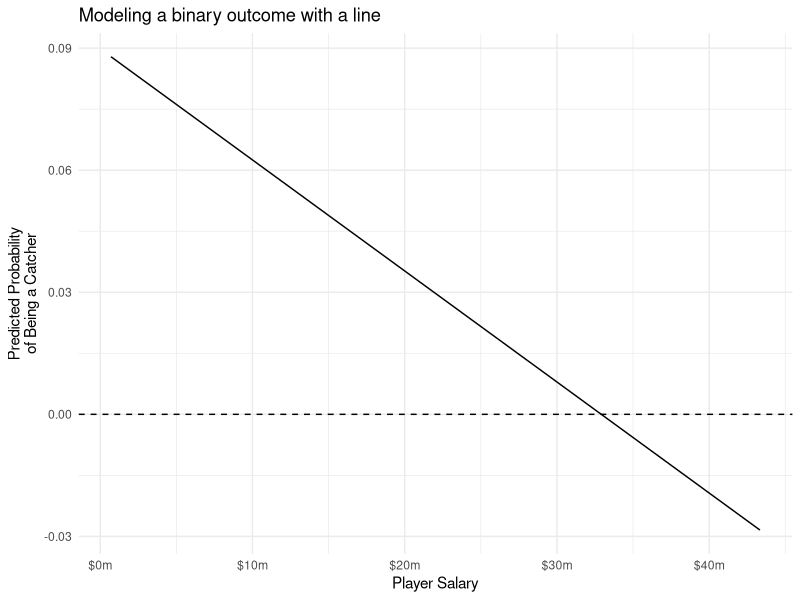
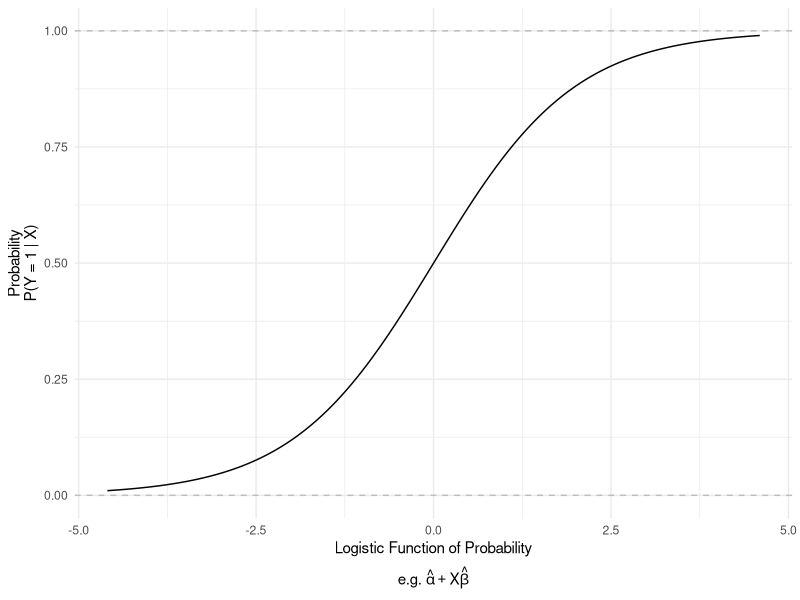
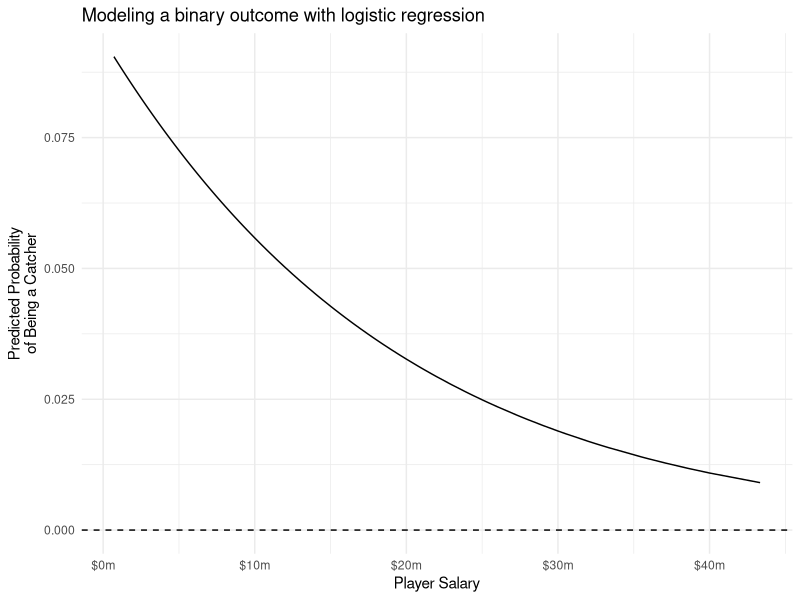

Recreate these plots in R, in order.
## ---- chunk 1
library(tidyverse)
library(scales)
## ---- chunk 2
population <- read_csv("../data/baseball_population.csv")
set.seed(14853)
## ---- chunk 3
ols_binary_outcome <- lm(
  position == "C" ~ salary,
  data = population
)
## ---- chunk 4
#| code-fold: true
population |>
  mutate(yhat = predict(ols_binary_outcome)) |>
  ggplot(aes(x = salary, y = yhat)) +
  geom_line() +
  geom_hline(yintercept = 0, linetype = "dashed") +
  scale_x_continuous(
    name = "Player Salary",
    labels = label_currency(scale = 1e-6, suffix = "m")
  ) +
  scale_y_continuous(
    name = "Predicted Probability\nof Being a Catcher"
  ) +
  theme_minimal() +
  ggtitle("Modeling a binary outcome with a line")
## ---- chunk 5
tibble(p = seq(.01,.99,.001)) |>
  mutate(x = qlogis(p)) |>
  ggplot(aes(x = x, y = p)) +
  geom_line() +
  scale_x_continuous(name = expression(atop("Logistic Function of Probability","e.g."~hat(alpha)+X*hat(beta)))) +
  scale_y_continuous(name = "Probability\nP(Y = 1 | X)") +
  theme_minimal() +
  geom_hline(yintercept = c(0,1), linetype = "dashed", color = "gray")
## ---- chunk 6
logistic_regression <- glm(
  position == "C" ~ salary,
  data = population,
  family = "binomial"
)
## ---- chunk 7
#| code-fold: true
population |>
  mutate(yhat = predict(logistic_regression, type = "response")) |>
  distinct(salary, yhat) |>
  ggplot(aes(x = salary, y = yhat)) +
  geom_line() +
  geom_hline(yintercept = 0, linetype = "dashed") +
  scale_x_continuous(
    name = "Player Salary",
    labels = label_currency(scale = 1e-6, suffix = "m")
  ) +
  scale_y_continuous(
    name = "Predicted Probability\nof Being a Catcher"
  ) +
  theme_minimal() +
  ggtitle("Modeling a binary outcome with logistic regression")
## ---- chunk 8
to_predict <- tibble(salary = 5e6)
## ---- chunk 9
predict(
  logistic_regression,
  newdata = to_predict,
  type = "response"
)
## ---- chunk 10
to_predict_40 <- tibble(salary = 40e6)
## ---- chunk 11
predict(
  logistic_regression,
  newdata = to_predict_40,
  type = "response"
)
